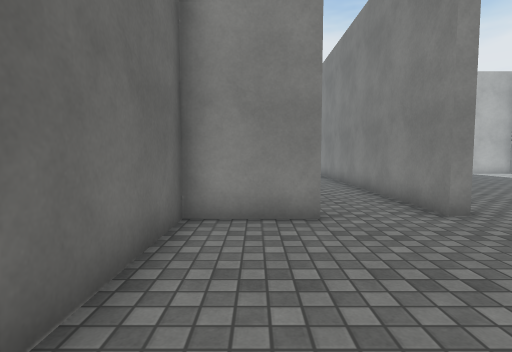
View 1 (above)

16 first-person views from a walk through a Unity game level. The camera is 1.2 m above the floor, tilts 4° down and sees 80° across. The floor is counted in squares, 1 m on a side. Each view is taken from the middle of a square. On the plan, view 1 faces up. The plan holds only what a view shows up to about 13 squares ahead; the rest is blank. The place goes on beyond the plan. The player character is not drawn. Surface patterns are stand-ins for the level's own textures.

View 2
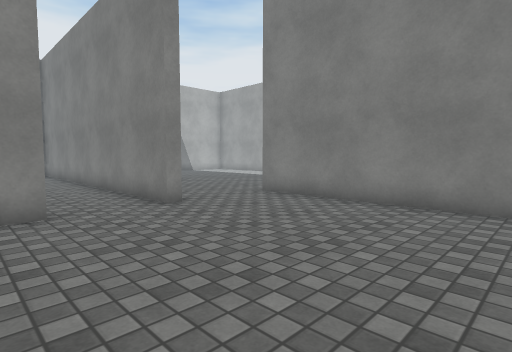

View 3
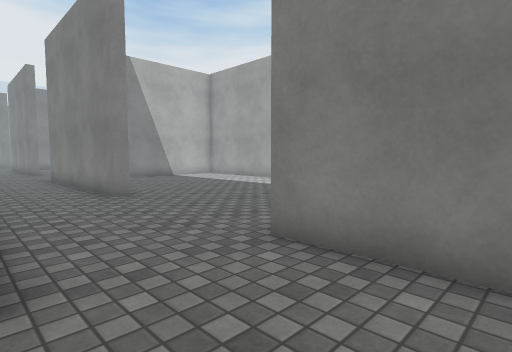

View 4
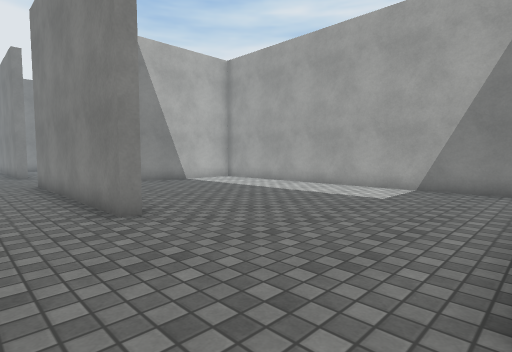

View 5
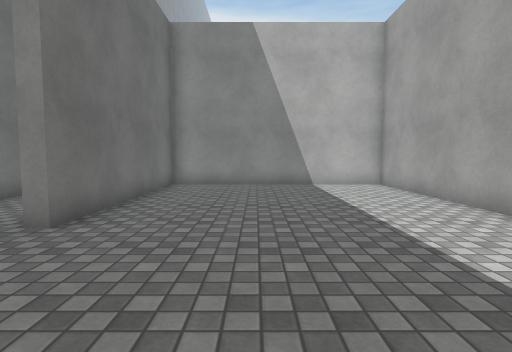

View 6
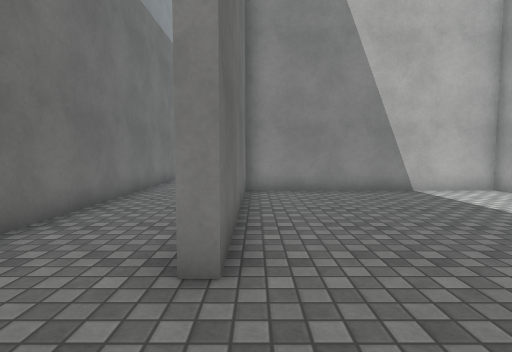

View 7
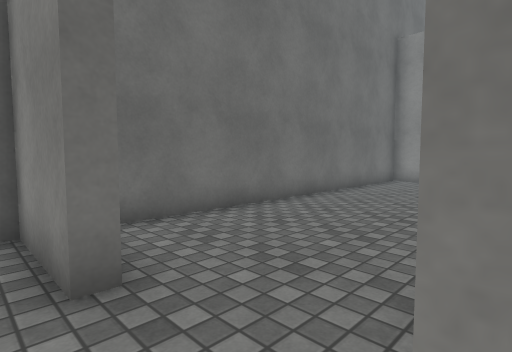

View 8
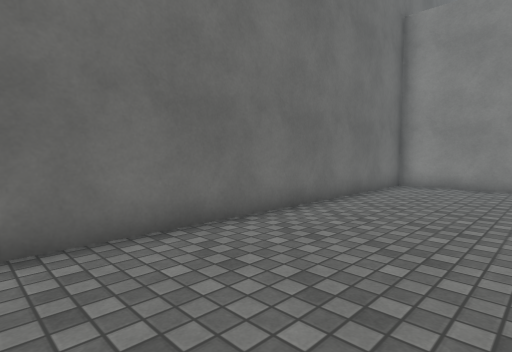

View 9
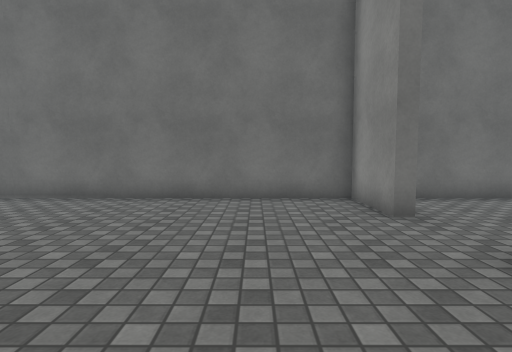

View 10
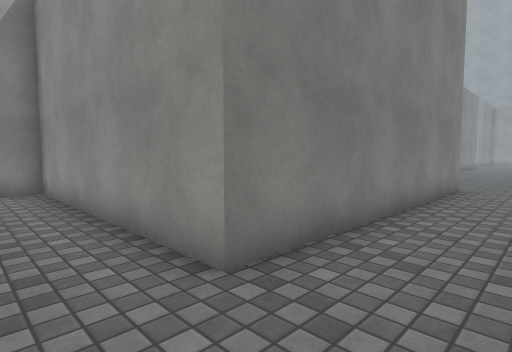

View 11
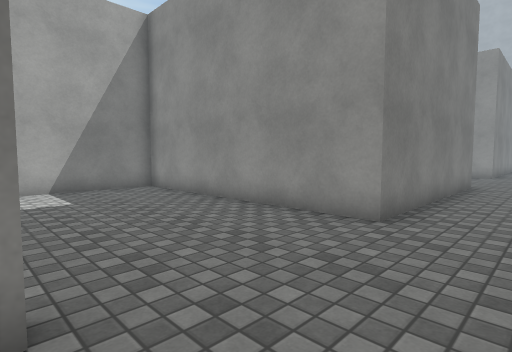

View 12
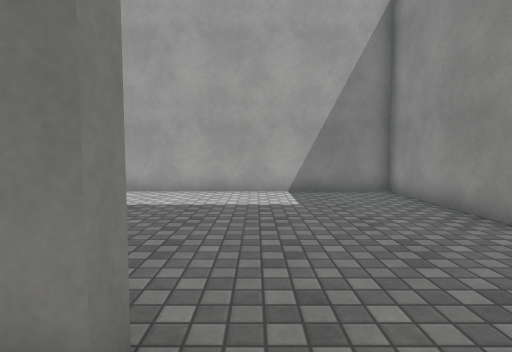

View 13
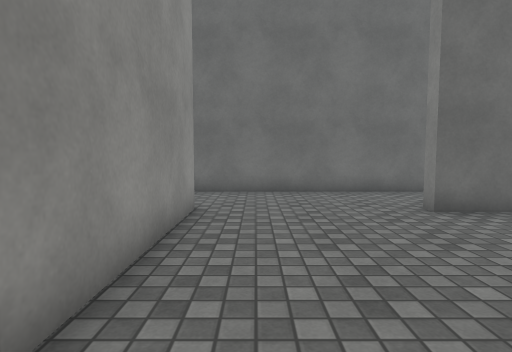

View 14
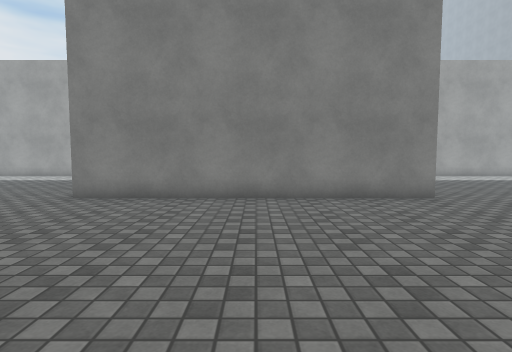

View 15
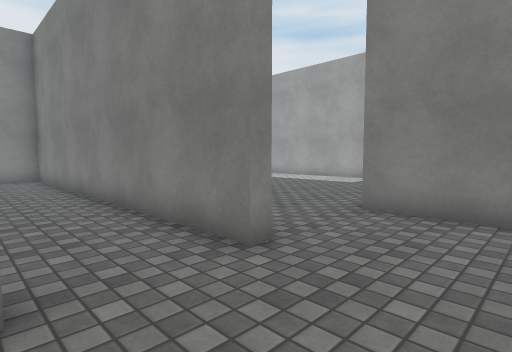

View 16
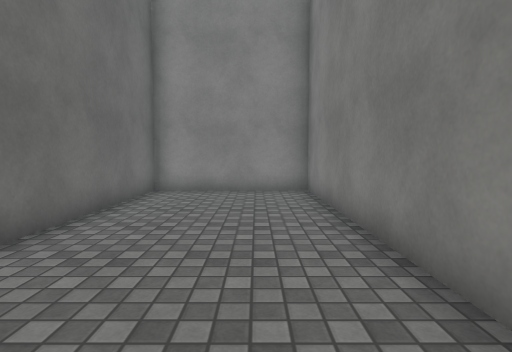

### Floor plan
Points are (right, up) in squares from view 1. A wall is a line through its corners. A room is listed if a view was taken in it or the views show most of it. See-through windows are left out.
Room 1 (views 1, 2, 3, 4, 5, 6, 7, 9, 10, 14, 15)
walls: (4.2, 5.9) (3.7, 5.9); (7.4, 11.7) (7.4, 19.6); (1.2, 6.1) (1.2, 5.6) (-1.4, 5.6) (-1.4, -3.5); (7.4, -3.5) (7.4, 6.1) (16, 6.1) (16, 19.2) (7.7, 19.2) (7.7, 11.9) (7.1, 11.9); (4.2, 20.5) (4.2, 13.5)
ways out: opening at (2.5, 6) to room 2; opening at (6, 20.3) to room 3
Room 2 (views 8, 16)
walls: (3.7, 5.9) (3.7, 19.2) (-1.4, 19.2) (-1.4, 7)
ways out: opening at (2.5, 6) to room 1
Room 3 (views 11, 12, 13)
walls: (7.7, 25.5) (7.7, 24.7) (7.4, 24.7) (7.4, 25.1); (7.1, 19.6) (16, 19.6) (16, 25.5); (4.2, 25.5) (4.2, 20.5)
ways out: opening at (6, 20.3) to room 1

Where each view was taken, in squares from view 1:
view 1: 0 up, 0 right, facing up
view 2: 1 down, 0 right, facing up-right
view 3: 3 up, 4 right, facing up-right
view 4: 6 up, 5 right, facing up-right
view 5: 7 up, 11 right, facing up
view 6: 9 up, 8 right, facing up
view 7: 5 up, 4 right, facing up-left
view 8: 7 up, 3 right, facing up-left
view 9: 3 up, 7 right, facing left
view 10: 8 up, 5 right, facing down-right
view 11: 25 up, 5 right, facing down-right
view 12: 24 up, 6 right, facing right
view 13: 21 up, 14 right, facing left
view 14: 1 up, 1 left, facing right
view 15: 3 up, 1 right, facing up-right
view 16: 9 up, 2 right, facing up
